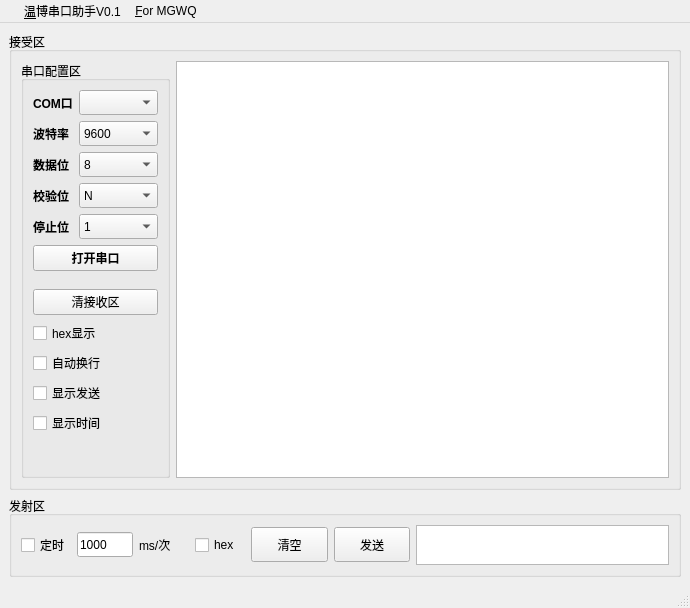
<?xml version="1.0" encoding="UTF-8"?>
<ui version="4.0">
 <class>MainWindow</class>
 <widget class="QMainWindow" name="MainWindow">
  <property name="geometry">
   <rect>
    <x>0</x>
    <y>0</y>
    <width>690</width>
    <height>608</height>
   </rect>
  </property>
  <property name="sizePolicy">
   <sizepolicy hsizetype="Preferred" vsizetype="Preferred">
    <horstretch>0</horstretch>
    <verstretch>0</verstretch>
   </sizepolicy>
  </property>
  <property name="minimumSize">
   <size>
    <width>600</width>
    <height>514</height>
   </size>
  </property>
  <property name="maximumSize">
   <size>
    <width>970</width>
    <height>742</height>
   </size>
  </property>
  <property name="windowTitle">
   <string>MainWindow</string>
  </property>
  <widget class="QWidget" name="centralwidget">
   <property name="sizePolicy">
    <sizepolicy hsizetype="Preferred" vsizetype="Fixed">
     <horstretch>0</horstretch>
     <verstretch>0</verstretch>
    </sizepolicy>
   </property>
   <layout class="QVBoxLayout" name="verticalLayout_3" stretch="10,1">
    <property name="sizeConstraint">
     <enum>QLayout::SetNoConstraint</enum>
    </property>
    <item>
     <widget class="QGroupBox" name="groupBox_2">
      <property name="maximumSize">
       <size>
        <width>16777215</width>
        <height>16777215</height>
       </size>
      </property>
      <property name="title">
       <string>接受区</string>
      </property>
      <layout class="QHBoxLayout" name="horizontalLayout">
       <property name="sizeConstraint">
        <enum>QLayout::SetMinAndMaxSize</enum>
       </property>
       <item>
        <widget class="QGroupBox" name="groupBox">
         <property name="title">
          <string>串口配置区</string>
         </property>
         <layout class="QVBoxLayout" name="verticalLayout">
          <item>
           <layout class="QFormLayout" name="formLayout">
            <item row="0" column="0">
             <widget class="QLabel" name="Label_COM">
              <property name="minimumSize">
               <size>
                <width>0</width>
                <height>25</height>
               </size>
              </property>
              <property name="maximumSize">
               <size>
                <width>16777215</width>
                <height>40</height>
               </size>
              </property>
              <property name="font">
               <font>
                <family>Arial</family>
                <weight>75</weight>
                <bold>true</bold>
               </font>
              </property>
              <property name="text">
               <string>COM口</string>
              </property>
             </widget>
            </item>
            <item row="0" column="1">
             <widget class="QComboBox" name="Combo_COM">
              <property name="sizePolicy">
               <sizepolicy hsizetype="Preferred" vsizetype="Fixed">
                <horstretch>0</horstretch>
                <verstretch>0</verstretch>
               </sizepolicy>
              </property>
              <property name="minimumSize">
               <size>
                <width>0</width>
                <height>25</height>
               </size>
              </property>
              <property name="maximumSize">
               <size>
                <width>16777215</width>
                <height>40</height>
               </size>
              </property>
             </widget>
            </item>
            <item row="1" column="0">
             <widget class="QLabel" name="Label_Baurdate">
              <property name="minimumSize">
               <size>
                <width>0</width>
                <height>25</height>
               </size>
              </property>
              <property name="maximumSize">
               <size>
                <width>16777215</width>
                <height>40</height>
               </size>
              </property>
              <property name="font">
               <font>
                <family>Arial</family>
                <weight>75</weight>
                <bold>true</bold>
               </font>
              </property>
              <property name="text">
               <string>波特率</string>
              </property>
             </widget>
            </item>
            <item row="1" column="1">
             <widget class="QComboBox" name="Combo_Baudrate">
              <property name="minimumSize">
               <size>
                <width>0</width>
                <height>25</height>
               </size>
              </property>
              <property name="maximumSize">
               <size>
                <width>16777215</width>
                <height>40</height>
               </size>
              </property>
              <item>
               <property name="text">
                <string>9600</string>
               </property>
              </item>
              <item>
               <property name="text">
                <string>19200</string>
               </property>
              </item>
              <item>
               <property name="text">
                <string>38400</string>
               </property>
              </item>
              <item>
               <property name="text">
                <string>57600</string>
               </property>
              </item>
              <item>
               <property name="text">
                <string>115200</string>
               </property>
              </item>
              <item>
               <property name="text">
                <string>230400</string>
               </property>
              </item>
              <item>
               <property name="text">
                <string>460800</string>
               </property>
              </item>
              <item>
               <property name="text">
                <string>921600</string>
               </property>
              </item>
              <item>
               <property name="text">
                <string>1000000</string>
               </property>
              </item>
              <item>
               <property name="text">
                <string>2000000</string>
               </property>
              </item>
             </widget>
            </item>
            <item row="2" column="0">
             <widget class="QLabel" name="Label_Data_bit">
              <property name="minimumSize">
               <size>
                <width>0</width>
                <height>25</height>
               </size>
              </property>
              <property name="maximumSize">
               <size>
                <width>16777215</width>
                <height>40</height>
               </size>
              </property>
              <property name="font">
               <font>
                <family>Arial</family>
                <weight>75</weight>
                <bold>true</bold>
               </font>
              </property>
              <property name="text">
               <string>数据位</string>
              </property>
             </widget>
            </item>
            <item row="2" column="1">
             <widget class="QComboBox" name="Combo_Data_bit">
              <property name="minimumSize">
               <size>
                <width>0</width>
                <height>25</height>
               </size>
              </property>
              <property name="maximumSize">
               <size>
                <width>16777215</width>
                <height>40</height>
               </size>
              </property>
              <item>
               <property name="text">
                <string>8</string>
               </property>
              </item>
              <item>
               <property name="text">
                <string>7</string>
               </property>
              </item>
              <item>
               <property name="text">
                <string>6</string>
               </property>
              </item>
              <item>
               <property name="text">
                <string>5</string>
               </property>
              </item>
             </widget>
            </item>
            <item row="3" column="0">
             <widget class="QLabel" name="Label_Parity">
              <property name="minimumSize">
               <size>
                <width>0</width>
                <height>25</height>
               </size>
              </property>
              <property name="maximumSize">
               <size>
                <width>16777215</width>
                <height>40</height>
               </size>
              </property>
              <property name="font">
               <font>
                <family>Arial</family>
                <weight>75</weight>
                <bold>true</bold>
               </font>
              </property>
              <property name="text">
               <string>校验位</string>
              </property>
             </widget>
            </item>
            <item row="3" column="1">
             <widget class="QComboBox" name="Combo_Parity">
              <property name="minimumSize">
               <size>
                <width>0</width>
                <height>25</height>
               </size>
              </property>
              <property name="maximumSize">
               <size>
                <width>16777215</width>
                <height>40</height>
               </size>
              </property>
              <item>
               <property name="text">
                <string>N</string>
               </property>
              </item>
              <item>
               <property name="text">
                <string>O</string>
               </property>
              </item>
              <item>
               <property name="text">
                <string>E</string>
               </property>
              </item>
             </widget>
            </item>
            <item row="4" column="0">
             <widget class="QLabel" name="Label_Stop_bit">
              <property name="minimumSize">
               <size>
                <width>0</width>
                <height>25</height>
               </size>
              </property>
              <property name="maximumSize">
               <size>
                <width>16777215</width>
                <height>40</height>
               </size>
              </property>
              <property name="font">
               <font>
                <family>Arial</family>
                <weight>75</weight>
                <bold>true</bold>
               </font>
              </property>
              <property name="text">
               <string>停止位</string>
              </property>
             </widget>
            </item>
            <item row="4" column="1">
             <widget class="QComboBox" name="Combo_Stop_bit">
              <property name="minimumSize">
               <size>
                <width>0</width>
                <height>25</height>
               </size>
              </property>
              <property name="maximumSize">
               <size>
                <width>16777215</width>
                <height>40</height>
               </size>
              </property>
              <item>
               <property name="text">
                <string>1</string>
               </property>
              </item>
              <item>
               <property name="text">
                <string>2</string>
               </property>
              </item>
              <item>
               <property name="text">
                <string>1.5</string>
               </property>
              </item>
             </widget>
            </item>
           </layout>
          </item>
          <item>
           <widget class="QPushButton" name="Button_Onoff_com">
            <property name="font">
             <font>
              <family>Arial</family>
              <weight>75</weight>
              <bold>true</bold>
             </font>
            </property>
            <property name="text">
             <string>打开串口</string>
            </property>
           </widget>
          </item>
          <item>
           <spacer name="verticalSpacer">
            <property name="orientation">
             <enum>Qt::Vertical</enum>
            </property>
            <property name="sizeHint" stdset="0">
             <size>
              <width>20</width>
              <height>40</height>
             </size>
            </property>
           </spacer>
          </item>
          <item>
           <widget class="QPushButton" name="Button_Clear_display">
            <property name="font">
             <font>
              <family>Arial</family>
              <weight>50</weight>
              <bold>false</bold>
             </font>
            </property>
            <property name="text">
             <string>清接收区</string>
            </property>
           </widget>
          </item>
          <item>
           <widget class="QCheckBox" name="Box_Display_hex">
            <property name="text">
             <string>hex显示</string>
            </property>
           </widget>
          </item>
          <item>
           <widget class="QCheckBox" name="Box_Auto_wrap">
            <property name="text">
             <string>自动换行</string>
            </property>
           </widget>
          </item>
          <item>
           <widget class="QCheckBox" name="Box_Display_send">
            <property name="text">
             <string>显示发送</string>
            </property>
           </widget>
          </item>
          <item>
           <widget class="QCheckBox" name="Box_Display_time">
            <property name="text">
             <string>显示时间</string>
            </property>
           </widget>
          </item>
          <item>
           <spacer name="verticalSpacer_2">
            <property name="orientation">
             <enum>Qt::Vertical</enum>
            </property>
            <property name="sizeHint" stdset="0">
             <size>
              <width>78</width>
              <height>58</height>
             </size>
            </property>
           </spacer>
          </item>
         </layout>
        </widget>
       </item>
       <item>
        <widget class="QTextBrowser" name="Textbrowser_Receive"/>
       </item>
      </layout>
     </widget>
    </item>
    <item>
     <widget class="QGroupBox" name="groupBox_3">
      <property name="title">
       <string>发射区</string>
      </property>
      <layout class="QHBoxLayout" name="horizontalLayout_2">
       <item>
        <widget class="QCheckBox" name="Box_Periodic_send">
         <property name="minimumSize">
          <size>
           <width>50</width>
           <height>0</height>
          </size>
         </property>
         <property name="maximumSize">
          <size>
           <width>70</width>
           <height>16777215</height>
          </size>
         </property>
         <property name="text">
          <string>定时</string>
         </property>
        </widget>
       </item>
       <item>
        <widget class="QLineEdit" name="LineEdit_Ms">
         <property name="minimumSize">
          <size>
           <width>50</width>
           <height>20</height>
          </size>
         </property>
         <property name="maximumSize">
          <size>
           <width>60</width>
           <height>25</height>
          </size>
         </property>
         <property name="text">
          <string>1000</string>
         </property>
        </widget>
       </item>
       <item>
        <widget class="QLabel" name="Label_Ms">
         <property name="minimumSize">
          <size>
           <width>50</width>
           <height>0</height>
          </size>
         </property>
         <property name="maximumSize">
          <size>
           <width>70</width>
           <height>16777215</height>
          </size>
         </property>
         <property name="text">
          <string>ms/次</string>
         </property>
        </widget>
       </item>
       <item>
        <widget class="QCheckBox" name="Box_Hex_send">
         <property name="minimumSize">
          <size>
           <width>50</width>
           <height>0</height>
          </size>
         </property>
         <property name="maximumSize">
          <size>
           <width>70</width>
           <height>16777215</height>
          </size>
         </property>
         <property name="text">
          <string>hex</string>
         </property>
        </widget>
       </item>
       <item>
        <widget class="QPushButton" name="Button_Clear_send">
         <property name="minimumSize">
          <size>
           <width>60</width>
           <height>25</height>
          </size>
         </property>
         <property name="maximumSize">
          <size>
           <width>80</width>
           <height>35</height>
          </size>
         </property>
         <property name="text">
          <string>清空</string>
         </property>
        </widget>
       </item>
       <item>
        <widget class="QPushButton" name="Button_Send">
         <property name="sizePolicy">
          <sizepolicy hsizetype="Fixed" vsizetype="Fixed">
           <horstretch>0</horstretch>
           <verstretch>0</verstretch>
          </sizepolicy>
         </property>
         <property name="minimumSize">
          <size>
           <width>60</width>
           <height>25</height>
          </size>
         </property>
         <property name="maximumSize">
          <size>
           <width>80</width>
           <height>35</height>
          </size>
         </property>
         <property name="text">
          <string>发送</string>
         </property>
        </widget>
       </item>
       <item>
        <widget class="QTextEdit" name="TextEdit_Send">
         <property name="sizePolicy">
          <sizepolicy hsizetype="Preferred" vsizetype="Fixed">
           <horstretch>0</horstretch>
           <verstretch>0</verstretch>
          </sizepolicy>
         </property>
         <property name="minimumSize">
          <size>
           <width>0</width>
           <height>40</height>
          </size>
         </property>
         <property name="maximumSize">
          <size>
           <width>16777215</width>
           <height>40</height>
          </size>
         </property>
        </widget>
       </item>
      </layout>
     </widget>
    </item>
   </layout>
  </widget>
  <widget class="QMenuBar" name="menubar">
   <property name="geometry">
    <rect>
     <x>0</x>
     <y>0</y>
     <width>690</width>
     <height>23</height>
    </rect>
   </property>
   <property name="defaultUp">
    <bool>false</bool>
   </property>
   <widget class="QMenu" name="menu">
    <property name="title">
     <string>&amp;</string>
    </property>
   </widget>
   <widget class="QMenu" name="menu_2">
    <property name="title">
     <string>&amp;温博串口助手V0.1</string>
    </property>
   </widget>
   <widget class="QMenu" name="menu_3">
    <property name="title">
     <string>&amp;For MGWQ</string>
    </property>
   </widget>
   <addaction name="menu"/>
   <addaction name="menu_2"/>
   <addaction name="menu_3"/>
  </widget>
  <widget class="QStatusBar" name="statusbar"/>
 </widget>
 <resources/>
 <connections/>
</ui>
